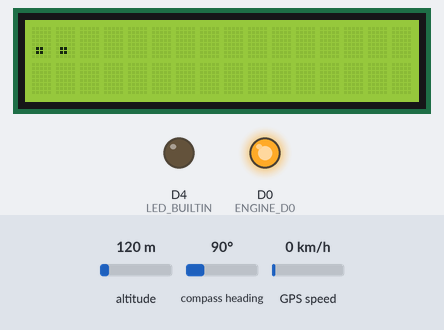
Simulated run of this sketch. Board: ESP8266 (NodeMCU). Parts: 16×2 character LCD, output pins drawn as LEDs (lit = HIGH, except the on-board LED, lit = LOW). The inputs (shaded band) are chosen by the test bench; at power-on: GPS speed 0 km/h, altitude 120 m, compass heading 90°. WiFi joins after 1.5 s; servers stay silent unless stated; uploads are accepted with an empty reply; storage starts empty; the GPS gets a fix after 3 s at 37.7749, -122.4194 with 8 satellites; what the sketch prints to the serial monitor is not drawn.

Above: at 1.2 s.
At 2.86 s:
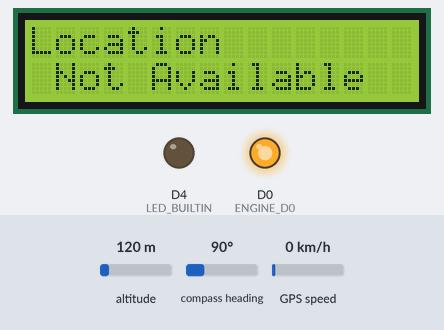
2.9 s: GPS speed set to 118 km/h
At 4.9 s:
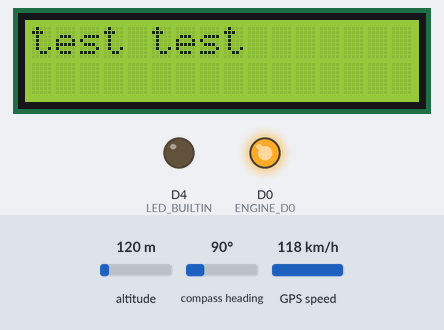
5.5 s: altitude set to 20 m
Timing chart, 0 to 8.5 s (numbered marks = the images above; inputs shaded):
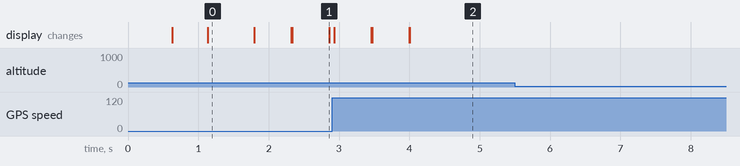

Measured:
- after the input at 5.5 s, every drawn part: stays the same
- what the display in image 0 shows lasts 0.7 s, from 1.1 s to 1.8 s

The sketch:

get_and_post.ino
```cpp
#include <ESP8266WiFi.h>
#include <ESP8266HTTPClient.h>
#include <WiFiClient.h>
#include <Wire.h>

#include <TinyGPS++.h>
#include <SoftwareSerial.h>
#include <SD.h>
#include<SPI.h>
#include <LiquidCrystal_I2C.h>
#define ENGINE_D0 D0 // D0 pin for relay module.

const char* ssid     = "SSID";
const char* password = "PASSWORD";

const char* host = "http://iot.roootx.tech";
String apiKeyValue = "cNTSG123zgnD";

// Choose two Arduino pins to use for softwarge serial
int RXPin = D4;
int TXPin = D3;
const int chipSelect = D8;
int GPSBaud = 9600;

TinyGPSPlus gps;

SoftwareSerial gpsSerial(RXPin, TXPin);
LiquidCrystal_I2C lcd(0x27, 16, 2);

void setup()
{
  pinMode(LED_BUILTIN, OUTPUT);
  pinMode(D0, OUTPUT);
digitalWrite(ENGINE_D0, HIGH); //Turn OFF Engine
  digitalWrite(LED_BUILTIN, HIGH);

  // Start the software serial port at the GPS's default baud
  gpsSerial.begin(GPSBaud);
  Serial.begin(9600);

  lcd.begin(16,2);
  lcd.init();
  lcd.backlight();


  WiFi.begin(ssid, password);
  Serial.println("Connecting");
  lcd.setCursor(0, 0);
  while(WiFi.status() != WL_CONNECTED){
    delay(500);
    Serial.print(".");
    lcd.print(".");
  }
   Serial.println("");
  Serial.print("Connected to WiFi network with IP Address: ");
  Serial.println(WiFi.localIP());
  lcd.clear();
  lcd.setCursor(0, 0);
  lcd.print("WiFi Connected");
  Serial.print("Initializing SD card...");

  lcd.setCursor(1,1);
  lcd.print("Initializing SD");
  if (!SD.begin(4)) {
    Serial.println("initialization failed!");
    lcd.clear();
    lcd.setCursor(0, 0);
    lcd.print("Initialization");
    lcd.setCursor(3, 1);
    lcd.print("Faild!");
    while (1);
  }
  Serial.println("initialization done.");
  lcd.clear();
  lcd.setCursor(0, 0);
  lcd.print("Done...");

}
void loop()
{

  lcd.clear();
  lcd.setCursor(0,0);
  lcd.print("test test");
  String dataString = "";
  String dataString2 = "";
  String dataString3 = "";
  String dataString4 = "";
  String dataString5 = "";
  String dataString6 = "";

  // This sketch displays information every time a new sentence is correctly encoded.
  while (gpsSerial.available() > 0)
    if (gps.encode(gpsSerial.read()))
//      displayInfo();


///////////////////////////////////display data part///////////////////////////////////////////////////////////////////////////

  if (gps.location.isValid())
  {
    Serial.print("Latitude: ");
    Serial.println(gps.location.lat(), 6);
    Serial.print("Longitude: ");
    Serial.println(gps.location.lng(), 6);
    Serial.print("Altitude: ");
    Serial.println(gps.altitude.meters());
    Serial.print("Number of Satellites: ");
    Serial.println(gps.satellites.value(), 6);
    Serial.print("Speed Km/h: ");
    Serial.println(gps.speed.kmph(), 6);


  }
  else
  {
    Serial.println("Location: Not Available");
     lcd.clear();
    lcd.setCursor(0, 0);
    lcd.print("Location");
    lcd.setCursor(2, 1);
    lcd.print("Not Available");
  }

  Serial.print("Date: ");
  if (gps.date.isValid())
  {
    Serial.print(gps.date.month());
    Serial.print("/");
    Serial.print(gps.date.day());
    Serial.print("/");
    Serial.println(gps.date.year());
    Serial.println();
    Serial.print("Number of Satellites: ");
    Serial.println(gps.satellites.value(), 6);
  }
  else
  {
    Serial.println("Not Available");
  }

  Serial.print("Time: ");
  if (gps.time.isValid())
  {
    if (gps.time.hour() < 10) Serial.print(F("0"));
    Serial.print(gps.time.hour());
    Serial.print(":");
    if (gps.time.minute() < 10) Serial.print(F("0"));
    Serial.print(gps.time.minute());
    Serial.print(":");
    if (gps.time.second() < 10) Serial.print(F("0"));
    Serial.print(gps.time.second());
    Serial.print(".");
    if (gps.time.centisecond() < 10) Serial.print(F("0"));
    Serial.println(gps.time.centisecond());
  }
  else
  {
    Serial.println("Not Available");
  }

  Serial.println();
  Serial.println();
  delay(500);


 if (gps.location.isValid())
  {
    dataString = String(gps.altitude.meters(), 3);
    dataString2 = String(gps.location.lat(), 6);
    dataString3 = String(gps.location.lng(), 6);
    dataString5 = String(gps.speed.kmph(), 6);
    dataString6 = String(gps.satellites.value(), 6);

  File dataFile = SD.open("GpsDat.txt", FILE_WRITE);

  // if the file is available, write to it:
  if (dataFile) {
    dataFile.print("Speed Km/h: ");
    dataFile.println(dataString5);
    dataFile.print("Satellites: ");
    dataFile.println(dataString6);
    dataFile.print("Altitude: ");
    dataFile.println(dataString);
    dataFile.print("Longtitude: ");
    dataFile.println(dataString2);
    dataFile.print("Latitude: ");
    dataFile.print(dataString3);
    dataFile.print("Time: ");
    if (gps.time.hour() < 10) dataFile.print(F("0"));
    dataFile.print(gps.time.hour());
    dataFile.print(":");
    if (gps.time.minute() < 10) dataFile.print(F("0"));
    dataFile.print(gps.time.minute());
    dataFile.print(":");
    if (gps.time.second() < 10) dataFile.print(F("0"));
    dataFile.print(gps.time.second());
    dataFile.print(".");
    if (gps.time.centisecond() < 10) dataFile.print(F("0"));
    dataFile.println(gps.time.centisecond());
    dataFile.println();
    dataFile.close();

  }
  else
  {
    Serial.println("Failed to open file");
    Serial.println();
  }

////////////////////////////////server part//////////////////////////////////////////////////////////////////////

  // Wait a few seconds between measurements.
  //delay(2000);
  if(WiFi.status() == WL_CONNECTED)
  {
    WiFiClient client;
    HTTPClient http;  // Declare object of class HTTPClient.


    http.begin(client, "http://iot.roootx.tech/post-esp-data.php");
    // Specify content-type header
    http.addHeader("Content-Type", "application/x-www-form-urlencoded");
    String httpRequestData = "api_key=" + apiKeyValue + "&value1=" + String(dataString) +
                             "&value2=" + String(dataString2) +
                             "&value3=" + String(dataString3)+
                             "&value4=" + String(dataString5)+ "&value5=" +String(dataString6)  + "";
    Serial.print("httpRequestData: ");

    Serial.println(httpRequestData);
    int httpResponseCode = http.POST(httpRequestData);

     if (httpResponseCode>0) {
      Serial.print("HTTP Response code: ");
      Serial.println(httpResponseCode);
    }
    else {
      Serial.print("Error code: ");
      Serial.println(httpResponseCode);
    }
    // Free resources
    http.end();
  }
  else {
    Serial.println("WiFi Disconnected");
  }
  //Send an HTTP POST request every 30 seconds
  delay(100);


//////////////////////////POST_METHORD////////////////////////////////////////////////////////////////////////////////
WiFiClient client;
HTTPClient http;
String GetAddress, LinkGet, getData;
int id = 0;   // ID in Database
GetAddress = "post/GetData.php";
LinkGet = host + GetAddress; // create link for data comunication.
getData = "ID=" + String(id);
Serial.println("Connect to Server");
Serial.println("Get Engine Status from Server");
Serial.println("Request Link : ");
Serial.println(LinkGet);
http.begin(client, "http://iot.roootx.tech/GetData.php"); //get file location in server.
http.addHeader("Content-Type", "application/x-www-form-urlencoded"); //Specify content-type header.
int httpCodeGet = http.POST(getData); // Send the request to server.
String payloadGet = http.getString(); // Get the response data from server.
Serial.print("Response Code : ");
Serial.println(httpCodeGet); // HTTP return code.
Serial.print("Returned data from Server: ");
Serial.println(payloadGet); // print request response data.

if (payloadGet == "1"){
  digitalWrite(ENGINE_D0, LOW); //Turn ON Engine
  digitalWrite(LED_BUILTIN, LOW);
  Serial.print("Engine ON");
}
if (payloadGet == "0"){
  digitalWrite(ENGINE_D0, HIGH); //Turn OFF Engine
  digitalWrite(LED_BUILTIN, HIGH);
  Serial.print("Engine OFF");
  lcd.clear();
   lcd.setCursor(0,0);
   lcd.print("Engine OFF");
}

Serial.println("-----------Closing Connection-------------");
http.end(); // close the connection between divice and server.
Serial.println();

delay(200);


  }
  else
  {
    Serial.println("Location: Not Available");
    lcd.clear();
    lcd.setCursor(0, 0);
    lcd.print("Location");
    lcd.setCursor(1,1);
    lcd.print("Not Available");
  }
  // open the file. note that only one file can be open at a time,
  // so you have to close this one before opening another.

      // If 5000 milliseconds pass and there are no characters coming in
  // over the software serial port, show a "No GPS detected" error
  if (millis() > 50000 && gps.charsProcessed() < 10)
  {
    Serial.println("No GPS detected");
    while(true);
  }
 }
```
